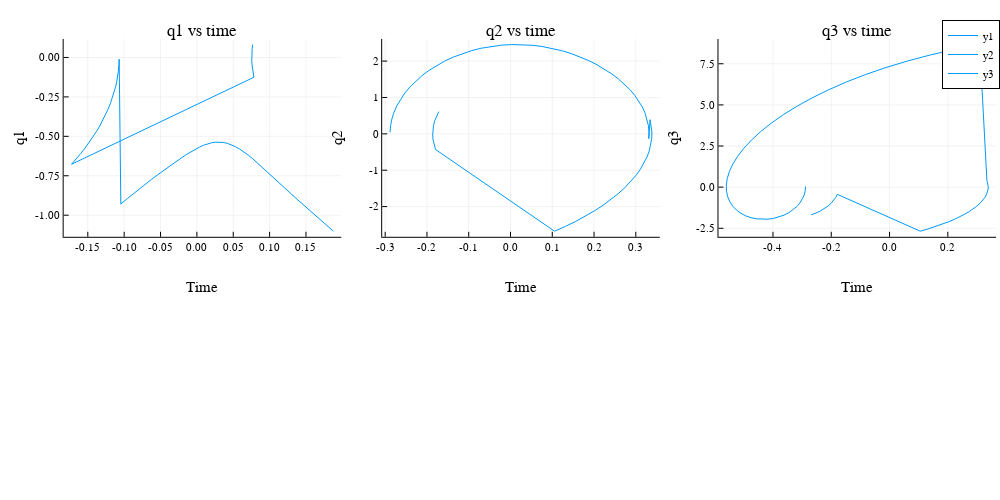

The notebook cell saved with this chart:
### Code cell
# plot each angle over time
timesteps = 0:dt:t 
p = plot(layout = (2, 3), size = (1000, 500))
    

state_names = ["q1", "q2", "q3", "dq1", "dq2", "dq3"]

# for i in 1:6
#     plot!(p[i], timesteps, [state[i] for state in nom_states],
#           title = "$(state_names[i]) vs time",
#           xlabel = "Time",
#           ylabel = "$(state_names[i])",
#           legend = false,
#           titlefontsize = 12)
# end

for i in 1:3
    plot!(p[i], [state[i] for state in nom_states],[state[i+3] for state in nom_states],
          title = "$(state_names[i]) vs time",
          xlabel = "Time",
          ylabel = "$(state_names[i])",
          legend = false,
          titlefontsize = 12)
end

display(p)

### Figure 1 — Plotly figure (JSON) as saved in the notebook; plotly's stock layout.template omitted (floating-point values rounded to 4 significant figures)
{"data": [{"colorbar": {"len": 0.4301, "title": "", "x": 0.3412, "y": 0.7437}, "legendgroup": "y1", "line": {"color": "rgba(0, 154, 250, 1.000)", "dash": "solid", "shape": "linear", "width": 1}, "mode": "lines", "name": "y1", "showlegend": true, "type": "scatter", "x": [0.1877, 0.1769, 0.1665, 0.1565, 0.147, 0.1378, 0.129, 0.1206, 0.1125, 0.1047, 0.0973, 0.09019, 0.08337, 0.07682, 0.07052, 0.06443, 0.05855, 0.05282, 0.04724, 0.04175, 0.03634, 0.03097, 0.02561, 0.02022, 0.01478, 0.009267, 0.003647, -0.002099, -0.007992, -0.01405, -0.02029, -0.02672, -0.03336, -0.04022, -0.04731, -0.05464, -0.06224, -0.0701, -0.07825, -0.0867, -0.09547, -0.1046, -0.1069, -0.1072, -0.1078, -0.1088, -0.1101, -0.1118, -0.1138, -0.1162, -0.119, -0.1221, -0.1255, -0.1293, -0.1335, -0.138, -0.1429, -0.1481, -0.1536, -0.1595, -0.1658, -0.1724, 0.07842, 0.0773, 0.07644, 0.07584, 0.0755, 0.07542, 0.0756, 0.07603, 0.07672], "xaxis": "x1", "y": [-1.101, -1.059, -1.017, -0.9769, -0.9375, -0.8992, -0.862, -0.826, -0.7913, -0.758, -0.7262, -0.6963, -0.6682, -0.6424, -0.6189, -0.5981, -0.58, -0.5649, -0.5529, -0.5442, -0.5386, -0.5362, -0.537, -0.5407, -0.5473, -0.5564, -0.5679, -0.5816, -0.5972, -0.6145, -0.6332, -0.6534, -0.6748, -0.6974, -0.7212, -0.7462, -0.7725, -0.8003, -0.8296, -0.8608, -0.8938, -0.9291, -0.01136, -0.04596, -0.08074, -0.1157, -0.1508, -0.186, -0.2213, -0.2566, -0.292, -0.3274, -0.3628, -0.3982, -0.4335, -0.4687, -0.5038, -0.5388, -0.5736, -0.6083, -0.6428, -0.677, -0.1254, -0.0992, -0.07307, -0.047, -0.02101, 0.004889, 0.03068, 0.05635, 0.08188], "yaxis": "y1"}, {"colorbar": {"len": 0.4301, "title": "", "x": 0.6598, "y": 0.7437}, "legendgroup": "y2", "line": {"color": "rgba(0, 154, 250, 1.000)", "dash": "solid", "shape": "linear", "width": 1}, "mode": "lines", "name": "y2", "showlegend": true, "type": "scatter", "x": [-0.2884, -0.2871, -0.2839, -0.2789, -0.272, -0.2634, -0.253, -0.241, -0.2273, -0.2121, -0.1954, -0.1772, -0.1579, -0.1373, -0.1157, -0.09325, -0.07003, -0.04622, -0.02199, 0.002496, 0.02706, 0.05153, 0.07574, 0.09952, 0.1227, 0.1452, 0.1669, 0.1875, 0.2071, 0.2255, 0.2426, 0.2584, 0.2728, 0.2857, 0.2971, 0.307, 0.3153, 0.3219, 0.3268, 0.33, 0.3315, 0.3311, 0.3341, 0.3372, 0.3385, 0.3382, 0.3361, 0.3323, 0.3268, 0.3195, 0.3106, 0.3, 0.2876, 0.2737, 0.258, 0.2408, 0.2219, 0.2016, 0.1797, 0.1563, 0.1316, 0.1055, -0.1793, -0.183, -0.1853, -0.1863, -0.186, -0.1844, -0.1814, -0.1772, -0.1717], "xaxis": "x2", "y": [0.0399, 0.2261, 0.4109, 0.5936, 0.7735, 0.9497, 1.121, 1.288, 1.447, 1.599, 1.743, 1.876, 1.999, 2.109, 2.206, 2.288, 2.354, 2.405, 2.439, 2.455, 2.454, 2.437, 2.402, 2.352, 2.287, 2.208, 2.116, 2.013, 1.9, 1.777, 1.647, 1.51, 1.367, 1.218, 1.065, 0.9071, 0.7452, 0.579, 0.4085, 0.2334, 0.05344, -0.1318, 0.391, 0.2208, 0.04968, -0.122, -0.2941, -0.4661, -0.6379, -0.8091, -0.9793, -1.148, -1.316, -1.481, -1.644, -1.804, -1.961, -2.114, -2.263, -2.406, -2.545, -2.677, -0.4321, -0.3, -0.1673, -0.03445, 0.09786, 0.2291, 0.3588, 0.4864, 0.6113], "yaxis": "y2"}, {"colorbar": {"len": 0.4301, "title": "", "x": 0.9961, "y": 0.7437}, "legendgroup": "y3", "line": {"color": "rgba(0, 154, 250, 1.000)", "dash": "solid", "shape": "linear", "width": 1}, "mode": "lines", "name": "y3", "showlegend": true, "type": "scatter", "x": [-0.2884, -0.2893, -0.2928, -0.2988, -0.3072, -0.3179, -0.3307, -0.3453, -0.3616, -0.3792, -0.3978, -0.417, -0.4366, -0.456, -0.475, -0.493, -0.5097, -0.5247, -0.5376, -0.5479, -0.5553, -0.5595, -0.5601, -0.5568, -0.5494, -0.5375, -0.5211, -0.4999, -0.4737, -0.4426, -0.4063, -0.3648, -0.3183, -0.2666, -0.2099, -0.1484, -0.08222, -0.0116, 0.06318, 0.1418, 0.2239, 0.3092, 0.3341, 0.3372, 0.3385, 0.3382, 0.3361, 0.3323, 0.3268, 0.3195, 0.3106, 0.3, 0.2876, 0.2737, 0.258, 0.2408, 0.2219, 0.2016, 0.1797, 0.1563, 0.1316, 0.1055, -0.1793, -0.1846, -0.1917, -0.2006, -0.2113, -0.2236, -0.2374, -0.2525, -0.2688], "xaxis": "x3", "y": [0.0399, -0.2203, -0.4759, -0.723, -0.9578, -1.176, -1.375, -1.55, -1.697, -1.815, -1.898, -1.946, -1.957, -1.927, -1.857, -1.745, -1.592, -1.399, -1.165, -0.8935, -0.5854, -0.2434, 0.1301, 0.5321, 0.9598, 1.41, 1.88, 2.366, 2.864, 3.372, 3.886, 4.401, 4.913, 5.419, 5.912, 6.389, 6.845, 7.275, 7.675, 8.043, 8.374, 8.668, 0.391, 0.2208, 0.04968, -0.122, -0.2941, -0.4661, -0.6379, -0.8091, -0.9793, -1.148, -1.316, -1.481, -1.644, -1.804, -1.961, -2.114, -2.263, -2.406, -2.545, -2.677, -0.4364, -0.6209, -0.8037, -0.9813, -1.15, -1.308, -1.45, -1.574, -1.678], "yaxis": "y3"}], "layout": {"annotations": [{"font": {"color": "rgba(0, 0, 0, 1.000)", "family": "sans-serif", "size": 17}, "rotation": 0, "showarrow": false, "text": "q1 vs time", "x": 0.2025, "xanchor": "center", "xref": "paper", "y": 1, "yanchor": "top", "yref": "paper"}, {"font": {"color": "rgba(0, 0, 0, 1.000)", "family": "sans-serif", "size": 17}, "rotation": 0, "showarrow": false, "text": "q2 vs time", "x": 0.521, "xanchor": "center", "xref": "paper", "y": 1, "yanchor": "top", "yref": "paper"}, {"font": {"color": "rgba(0, 0, 0, 1.000)", "family": "sans-serif", "size": 17}, "rotation": 0, "showarrow": false, "text": "q3 vs time", "x": 0.8573, "xanchor": "center", "xref": "paper", "y": 1, "yanchor": "top", "yref": "paper"}], "height": 500, "legend": {"bgcolor": "rgba(255, 255, 255, 1.000)", "bordercolor": "rgba(0, 0, 0, 1.000)", "borderwidth": 1, "font": {"color": "rgba(0, 0, 0, 1.000)", "family": "sans-serif", "size": 11}, "title": {"font": {"color": "rgba(0, 0, 0, 1.000)", "family": "sans-serif", "size": 15}, "text": ""}, "tracegroupgap": 0, "traceorder": "normal", "x": 1, "xanchor": "auto", "y": 1, "yanchor": "auto"}, "margin": {"b": 20, "l": 0, "r": 0, "t": 20}, "paper_bgcolor": "rgba(255, 255, 255, 1.000)", "plot_bgcolor": "rgba(255, 255, 255, 1.000)", "showlegend": true, "width": 1000, "xaxis1": {"anchor": "y1", "domain": [0.06366, 0.3412], "gridcolor": "rgba(0, 0, 0, 0.100)", "gridwidth": 0.5, "linecolor": "rgba(0, 0, 0, 1.000)", "mirror": false, "range": [-0.1832, 0.1985], "showgrid": true, "showline": true, "showticklabels": true, "tickangle": 0, "tickcolor": "rgb(0, 0, 0)", "tickfont": {"color": "rgba(0, 0, 0, 1.000)", "family": "sans-serif", "size": 11}, "tickmode": "array", "ticks": "inside", "ticktext": ["-0.15", "-0.10", "-0.05", "0.00", "0.05", "0.10", "0.15"], "tickvals": [-0.15, -0.1, -0.05, 0, 0.05, 0.1, 0.15], "title": "Time", "titlefont": {"color": "rgba(0, 0, 0, 1.000)", "family": "sans-serif", "size": 15}, "type": "-", "visible": true, "zeroline": false, "zerolinecolor": "rgba(0, 0, 0, 1.000)"}, "xaxis2": {"anchor": "y2", "domain": [0.3822, 0.6598], "gridcolor": "rgba(0, 0, 0, 0.100)", "gridwidth": 0.5, "linecolor": "rgba(0, 0, 0, 1.000)", "mirror": false, "range": [-0.3072, 0.3573], "showgrid": true, "showline": true, "showticklabels": true, "tickangle": 0, "tickcolor": "rgb(0, 0, 0)", "tickfont": {"color": "rgba(0, 0, 0, 1.000)", "family": "sans-serif", "size": 11}, "tickmode": "array", "ticks": "inside", "ticktext": ["-0.3", "-0.2", "-0.1", "0.0", "0.1", "0.2", "0.3"], "tickvals": [-0.3, -0.2, -0.1, 0, 0.1, 0.2, 0.3], "title": "Time", "titlefont": {"color": "rgba(0, 0, 0, 1.000)", "family": "sans-serif", "size": 15}, "type": "-", "visible": true, "zeroline": false, "zerolinecolor": "rgba(0, 0, 0, 1.000)"}, "xaxis3": {"anchor": "y3", "domain": [0.7185, 0.9961], "gridcolor": "rgba(0, 0, 0, 0.100)", "gridwidth": 0.5, "linecolor": "rgba(0, 0, 0, 1.000)", "mirror": false, "range": [-0.587, 0.3655], "showgrid": true, "showline": true, "showticklabels": true, "tickangle": 0, "tickcolor": "rgb(0, 0, 0)", "tickfont": {"color": "rgba(0, 0, 0, 1.000)", "family": "sans-serif", "size": 11}, "tickmode": "array", "ticks": "inside", "ticktext": ["-0.4", "-0.2", "0.0", "0.2"], "tickvals": [-0.4, -0.2, 0, 0.2], "title": "Time", "titlefont": {"color": "rgba(0, 0, 0, 1.000)", "family": "sans-serif", "size": 15}, "type": "-", "visible": true, "zeroline": false, "zerolinecolor": "rgba(0, 0, 0, 1.000)"}, "xaxis4": {"anchor": "y4", "domain": [0.06366, 0.3412], "gridcolor": "rgba(0, 0, 0, 0.100)", "gridwidth": 0.5, "linecolor": "rgba(0, 0, 0, 1.000)", "mirror": false, "range": [0, 1], "showgrid": true, "showline": true, "showticklabels": true, "tickangle": 0, "tickcolor": "rgb(0, 0, 0)", "tickfont": {"color": "rgba(0, 0, 0, 1.000)", "family": "sans-serif", "size": 11}, "tickmode": "array", "ticks": "inside", "ticktext": ["0.0", "0.2", "0.4", "0.6", "0.8", "1.0"], "tickvals": [0, 0.2, 0.4, 0.6, 0.8, 1], "title": "", "titlefont": {"color": "rgba(0, 0, 0, 1.000)", "family": "sans-serif", "size": 15}, "type": "-", "visible": true, "zeroline": false, "zerolinecolor": "rgba(0, 0, 0, 1.000)"}, "xaxis5": {"anchor": "y5", "domain": [0.3822, 0.6598], "gridcolor": "rgba(0, 0, 0, 0.100)", "gridwidth": 0.5, "linecolor": "rgba(0, 0, 0, 1.000)", "mirror": false, "range": [0, 1], "showgrid": true, "showline": true, "showticklabels": true, "tickangle": 0, "tickcolor": "rgb(0, 0, 0)", "tickfont": {"color": "rgba(0, 0, 0, 1.000)", "family": "sans-serif", "size": 11}, "tickmode": "array", "ticks": "inside", "ticktext": ["0.0", "0.2", "0.4", "0.6", "0.8", "1.0"], "tickvals": [0, 0.2, 0.4, 0.6, 0.8, 1], "title": "", "titlefont": {"color": "rgba(0, 0, 0, 1.000)", "family": "sans-serif", "size": 15}, "type": "-", "visible": true, "zeroline": false, "zerolinecolor": "rgba(0, 0, 0, 1.000)"}, "xaxis6": {"anchor": "y6", "domain": [0.7185, 0.9961], "gridcolor": "rgba(0, 0, 0, 0.100)", "gridwidth": 0.5, "linecolor": "rgba(0, 0, 0, 1.000)", "mirror": false, "range": [0, 1], "showgrid": true, "showline": true, "showticklabels": true, "tickangle": 0, "tickcolor": "rgb(0, 0, 0)", "tickfont": {"color": "rgba(0, 0, 0, 1.000)", "family": "sans-serif", "size": 11}, "tickmode": "array", "ticks": "inside", "ticktext": ["0.0", "0.2", "0.4", "0.6", "0.8", "1.0"], "tickvals": [0, 0.2, 0.4, 0.6, 0.8, 1], "title": "", "titlefont": {"color": "rgba(0, 0, 0, 1.000)", "family": "sans-serif", "size": 15}, "type": "-", "visible": true, "zeroline": false, "zerolinecolor": "rgba(0, 0, 0, 1.000)"}, "yaxis1": {"anchor": "x1", "domain": [0.5287, 0.9588], "gridcolor": "rgba(0, 0, 0, 0.100)", "gridwidth": 0.5, "linecolor": "rgba(0, 0, 0, 1.000)", "mirror": false, "range": [-1.137, 0.1174], "showgrid": true, "showline": true, "showticklabels": true, "tickangle": 0, "tickcolor": "rgb(0, 0, 0)", "tickfont": {"color": "rgba(0, 0, 0, 1.000)", "family": "sans-serif", "size": 11}, "tickmode": "array", "ticks": "inside", "ticktext": ["-1.00", "-0.75", "-0.50", "-0.25", "0.00"], "tickvals": [-1, -0.75, -0.5, -0.25, 0], "title": "q1", "titlefont": {"color": "rgba(0, 0, 0, 1.000)", "family": "sans-serif", "size": 15}, "type": "-", "visible": true, "zeroline": false, "zerolinecolor": "rgba(0, 0, 0, 1.000)"}, "yaxis2": {"anchor": "x2", "domain": [0.5287, 0.9588], "gridcolor": "rgba(0, 0, 0, 0.100)", "gridwidth": 0.5, "linecolor": "rgba(0, 0, 0, 1.000)", "mirror": false, "range": [-2.831, 2.609], "showgrid": true, "showline": true, "showticklabels": true, "tickangle": 0, "tickcolor": "rgb(0, 0, 0)", "tickfont": {"color": "rgba(0, 0, 0, 1.000)", "family": "sans-serif", "size": 11}, "tickmode": "array", "ticks": "inside", "ticktext": ["-2", "-1", "0", "1", "2"], "tickvals": [-2, -1, 0, 1, 2], "title": "q2", "titlefont": {"color": "rgba(0, 0, 0, 1.000)", "family": "sans-serif", "size": 15}, "type": "-", "visible": true, "zeroline": false, "zerolinecolor": "rgba(0, 0, 0, 1.000)"}, "yaxis3": {"anchor": "x3", "domain": [0.5287, 0.9588], "gridcolor": "rgba(0, 0, 0, 0.100)", "gridwidth": 0.5, "linecolor": "rgba(0, 0, 0, 1.000)", "mirror": false, "range": [-3.017, 9.008], "showgrid": true, "showline": true, "showticklabels": true, "tickangle": 0, "tickcolor": "rgb(0, 0, 0)", "tickfont": {"color": "rgba(0, 0, 0, 1.000)", "family": "sans-serif", "size": 11}, "tickmode": "array", "ticks": "inside", "ticktext": ["-2.5", "0.0", "2.5", "5.0", "7.5"], "tickvals": [-2.5, 0, 2.5, 5, 7.5], "title": "q3", "titlefont": {"color": "rgba(0, 0, 0, 1.000)", "family": "sans-serif", "size": 15}, "type": "-", "visible": true, "zeroline": false, "zerolinecolor": "rgba(0, 0, 0, 1.000)"}, "yaxis4": {"anchor": "x4", "domain": [0.0301, 0.4602], "gridcolor": "rgba(0, 0, 0, 0.100)", "gridwidth": 0.5, "linecolor": "rgba(0, 0, 0, 1.000)", "mirror": false, "range": [0, 1], "showgrid": true, "showline": true, "showticklabels": true, "tickangle": 0, "tickcolor": "rgb(0, 0, 0)", "tickfont": {"color": "rgba(0, 0, 0, 1.000)", "family": "sans-serif", "size": 11}, "tickmode": "array", "ticks": "inside", "ticktext": ["0.0", "0.2", "0.4", "0.6", "0.8", "1.0"], "tickvals": [0, 0.2, 0.4, 0.6, 0.8, 1], "title": "", "titlefont": {"color": "rgba(0, 0, 0, 1.000)", "family": "sans-serif", "size": 15}, "type": "-", "visible": true, "zeroline": false, "zerolinecolor": "rgba(0, 0, 0, 1.000)"}, "yaxis5": {"anchor": "x5", "domain": [0.0301, 0.4602], "gridcolor": "rgba(0, 0, 0, 0.100)", "gridwidth": 0.5, "linecolor": "rgba(0, 0, 0, 1.000)", "mirror": false, "range": [0, 1], "showgrid": true, "showline": true, "showticklabels": true, "tickangle": 0, "tickcolor": "rgb(0, 0, 0)", "tickfont": {"color": "rgba(0, 0, 0, 1.000)", "family": "sans-serif", "size": 11}, "tickmode": "array", "ticks": "inside", "ticktext": ["0.0", "0.2", "0.4", "0.6", "0.8", "1.0"], "tickvals": [0, 0.2, 0.4, 0.6, 0.8, 1], "title": "", "titlefont": {"color": "rgba(0, 0, 0, 1.000)", "family": "sans-serif", "size": 15}, "type": "-", "visible": true, "zeroline": false, "zerolinecolor": "rgba(0, 0, 0, 1.000)"}, "yaxis6": {"anchor": "x6", "domain": [0.0301, 0.4602], "gridcolor": "rgba(0, 0, 0, 0.100)", "gridwidth": 0.5, "linecolor": "rgba(0, 0, 0, 1.000)", "mirror": false, "range": [0, 1], "showgrid": true, "showline": true, "showticklabels": true, "tickangle": 0, "tickcolor": "rgb(0, 0, 0)", "tickfont": {"color": "rgba(0, 0, 0, 1.000)", "family": "sans-serif", "size": 11}, "tickmode": "array", "ticks": "inside", "ticktext": ["0.0", "0.2", "0.4", "0.6", "0.8", "1.0"], "tickvals": [0, 0.2, 0.4, 0.6, 0.8, 1], "title": "", "titlefont": {"color": "rgba(0, 0, 0, 1.000)", "family": "sans-serif", "size": 15}, "type": "-", "visible": true, "zeroline": false, "zerolinecolor": "rgba(0, 0, 0, 1.000)"}}}
